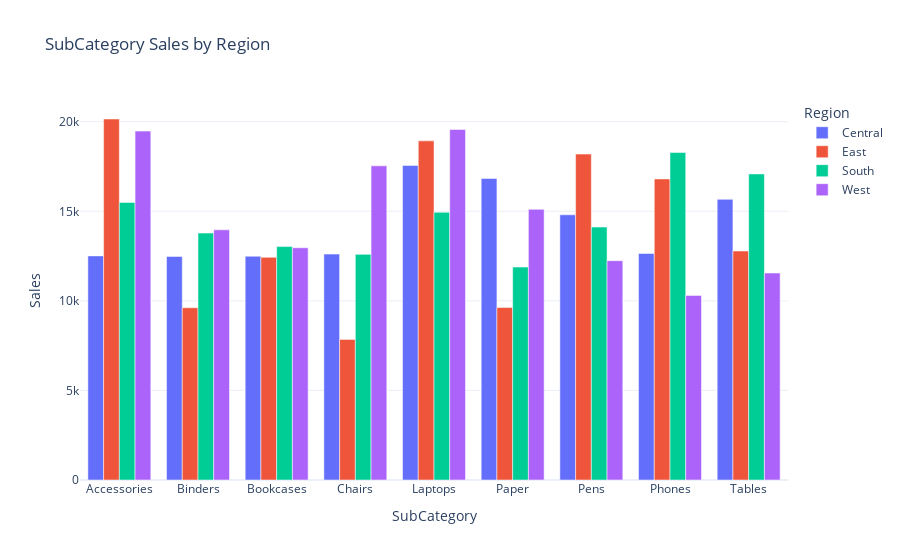

The cell this chart's notebook holds for it:
### Code cell
# 📘 Bar Plot – Sales by SubCategory & Region (Grouped)

group_df = df.groupby(["SubCategory", "Region"])["Sales"].sum().reset_index()
fig2 = bar_plot(group_df, x="SubCategory", y="Sales", color="Region", barmode="group", title="SubCategory Sales by Region")
fig2.show()

### Figure 1 — Plotly figure (JSON) as saved in the notebook; plotly's stock layout.template omitted (floating-point values rounded to 4 significant figures)
{"data": [{"alignmentgroup": "True", "hovertemplate": "Region=Central<br>SubCategory=%{x}<br>Sales=%{y}<extra></extra>", "legendgroup": "Central", "marker": {"color": "#636efa", "pattern": {"shape": ""}}, "name": "Central", "offsetgroup": "Central", "orientation": "v", "showlegend": true, "textposition": "auto", "type": "bar", "x": ["Accessories", "Binders", "Bookcases", "Chairs", "Laptops", "Paper", "Pens", "Phones", "Tables"], "xaxis": "x", "y": [12510.0, 12480.0, 12490.0, 12610.0, 17560.0, 16830.0, 14800.0, 12650.0, 15670.0], "yaxis": "y"}, {"alignmentgroup": "True", "hovertemplate": "Region=East<br>SubCategory=%{x}<br>Sales=%{y}<extra></extra>", "legendgroup": "East", "marker": {"color": "#EF553B", "pattern": {"shape": ""}}, "name": "East", "offsetgroup": "East", "orientation": "v", "showlegend": true, "textposition": "auto", "type": "bar", "x": ["Accessories", "Binders", "Bookcases", "Chairs", "Laptops", "Paper", "Pens", "Phones", "Tables"], "xaxis": "x", "y": [20150.0, 9618.0, 12430.0, 7850.0, 18930.0, 9630.0, 18190.0, 16810.0, 12780.0], "yaxis": "y"}, {"alignmentgroup": "True", "hovertemplate": "Region=South<br>SubCategory=%{x}<br>Sales=%{y}<extra></extra>", "legendgroup": "South", "marker": {"color": "#00cc96", "pattern": {"shape": ""}}, "name": "South", "offsetgroup": "South", "orientation": "v", "showlegend": true, "textposition": "auto", "type": "bar", "x": ["Accessories", "Binders", "Bookcases", "Chairs", "Laptops", "Paper", "Pens", "Phones", "Tables"], "xaxis": "x", "y": [15490.0, 13780.0, 13030.0, 12600.0, 14940.0, 11890.0, 14120.0, 18280.0, 17090.0], "yaxis": "y"}, {"alignmentgroup": "True", "hovertemplate": "Region=West<br>SubCategory=%{x}<br>Sales=%{y}<extra></extra>", "legendgroup": "West", "marker": {"color": "#ab63fa", "pattern": {"shape": ""}}, "name": "West", "offsetgroup": "West", "orientation": "v", "showlegend": true, "textposition": "auto", "type": "bar", "x": ["Accessories", "Binders", "Bookcases", "Chairs", "Laptops", "Paper", "Pens", "Phones", "Tables"], "xaxis": "x", "y": [19480.0, 13960.0, 12960.0, 17540.0, 19570.0, 15110.0, 12240.0, 10310.0, 11550.0], "yaxis": "y"}], "layout": {"barmode": "group", "legend": {"title": {"text": "Region"}, "tracegroupgap": 0}, "title": {"text": "SubCategory Sales by Region"}, "xaxis": {"anchor": "y", "domain": [0, 1], "title": {"text": "SubCategory"}}, "yaxis": {"anchor": "x", "domain": [0, 1], "title": {"text": "Sales"}}}}
